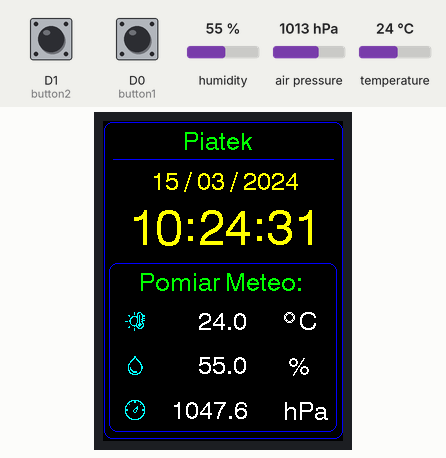
Simulated run of this sketch. Board: ESP8266 (NodeMCU). Parts: 240×320 colour display. The test bench sets the inputs (shaded band); at power-on: D0 (button1) HIGH, D1 (button2) HIGH, humidity 55 %, air pressure 1013 hPa, temperature 24 °C. The local clock reads 2024-03-15 10:24:30 at power-on unless the sketch sets it; what the sketch prints to the serial monitor is not drawn.

Above: at 1.4 s.
1.5 s: D0 (button1) pulled LOW for 0.15 s
At 1.87 s:
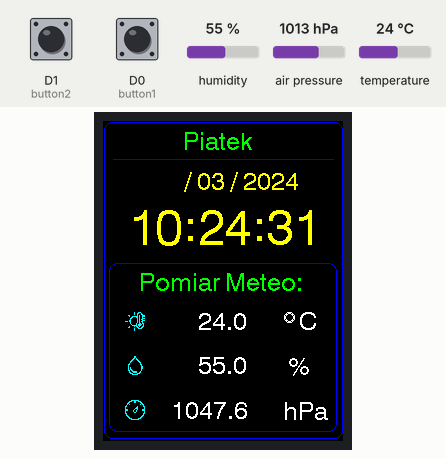
2.2 s: D1 (button2) pulled LOW for 0.15 s
At 2.77 s:
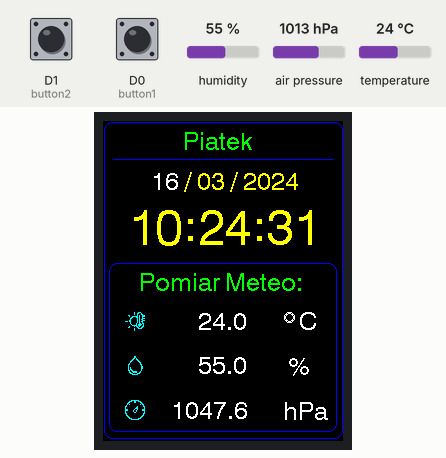
2.9 s: D1 (button2) pulled LOW for 1 s
At 4.28 s:
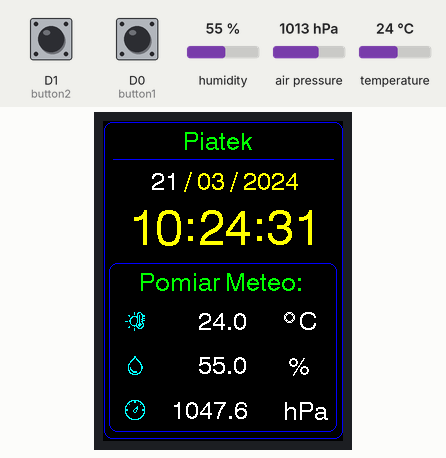
4.5 s: D0 (button1) pulled LOW for 1 s
At 5.68 s:
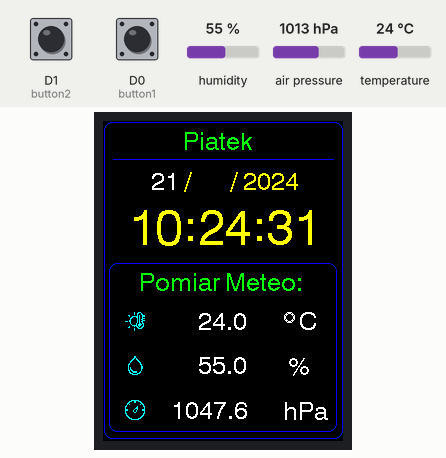
6.1 s: D0 (button1) pulsed LOW 5 times (0.12 s each, 0.3 s apart)
At 7.36 s:
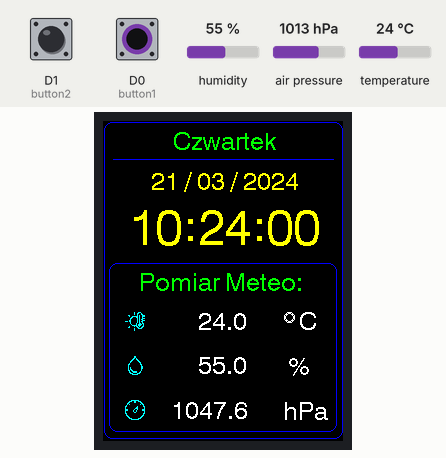
Timing chart, 0 to 9.1 s (numbered marks = the images above; inputs shaded):
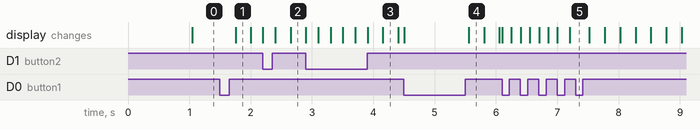

The sketch:

new_ili9341.ino
```cpp
#include <Wire.h>             // Wire library (required for I2C devices)
#include <ESP8266WebServer.h> // ustawienia wifi
#include <TFT_eSPI.h>   // https://github.com/Bodmer/TFT_eSPI
#include "RTClib.h"           // RTC library
#include <Adafruit_BME280.h>   // Adafruit BME280 sensor library
#include  <SPI.h>


TFT_eSPI tft = TFT_eSPI();

// initialize RTC library
RTC_DS3231 rtc;
DateTime   now;

// buttons definition
const int button1 = D0;  // button B1 is connected to NodeMCU D0 (GPIO16)
const int button2 = D1;  // button B2 is connected to NodeMCU D1 (GPIO5)
#define SEALEVELPRESSURE_HPA (1013.25)

#define BME280_I2C_ADDRESS  0x76
// initialize Adafruit BME280 library
Adafruit_BME280  bme280;
float temp, humi, pres;
float elevation = 292.0;  // wysokość npm
boolean sd_ok = 0, sensor_ok = 0;

static const uint8_t temperature[] = {
  0x00, 0x00, 0x00, 0x00, 0x47, 0x00, 0x00, 0x4c, 0x80, 0x00, 0x48, 0xc0, 0x18, 0x0a, 0x70, 0x09,
  0xfa, 0x70, 0x03, 0x1a, 0x40, 0x06, 0x0a, 0x70, 0x04, 0x0a, 0xc0, 0x0c, 0x0a, 0x70, 0xec, 0x0a,
  0xc0, 0x04, 0x0a, 0x40, 0x04, 0x13, 0x60, 0x02, 0x17, 0xa0, 0x01, 0xf7, 0x20, 0x08, 0x5a, 0x60,
  0x18, 0x0c, 0xc0, 0x00, 0x47, 0x80, 0x00, 0x40, 0x00, 0x00, 0x40, 0x00
};

static const uint8_t humidity[] = {
  0x00, 0x00, 0x00, 0x00, 0x60, 0x00, 0x00, 0x60, 0x00, 0x00, 0xd0, 0x00, 0x01, 0x98, 0x00, 0x03,
  0x0c, 0x00, 0x06, 0x06, 0x00, 0x04, 0x03, 0x00, 0x08, 0x01, 0x00, 0x18, 0x01, 0x80, 0x10, 0x00,
  0x80, 0x10, 0x00, 0xc0, 0x14, 0x00, 0xc0, 0x14, 0x00, 0xc0, 0x16, 0x00, 0x80, 0x1b, 0x00, 0x80,
  0x09, 0xf1, 0x00, 0x0c, 0xf3, 0x00, 0x07, 0x0e, 0x00, 0x01, 0xf8, 0x00
};

static const uint8_t epd_bitmap_icon_pressure[] = {
  0x03, 0xfc, 0x00, 0x0e, 0x67, 0x00, 0x18, 0x61, 0x80, 0x30, 0x00, 0xc0, 0x28, 0x01, 0x60, 0x40,
  0x00, 0x20, 0xc0, 0x08, 0x30, 0x80, 0x18, 0x10, 0x80, 0x38, 0x10, 0xe0, 0x48, 0x70, 0xe0, 0x90,
  0x70, 0x80, 0x90, 0x10, 0x80, 0x60, 0x10, 0xc0, 0x00, 0x30, 0x40, 0x00, 0x20, 0x60, 0x00, 0x60,
  0x30, 0x00, 0xc0, 0x18, 0x01, 0x80, 0x0e, 0x07, 0x00, 0x03, 0xfc, 0x00
};

void setup()
{
   WiFi.mode(WIFI_STA); //wylaczenie rozglosu ssid

  pinMode(button1, INPUT_PULLUP);
  pinMode(button2, INPUT_PULLUP);
  rtc.begin();
  //tft.begin();

  tft.init();
  tft.setRotation(0);
  // fill the screen with black color
  tft.fillScreen(ILI9341_BLACK);

  tft.drawLine(10, 38, 230, 38, ILI9341_BLUE);
  tft.drawRoundRect(1, 1, 239, 317, 8, ILI9341_BLUE);//319
  //tft.drawRoundRect(1, 1, 239, 134, 8, ILI9341_BLUE);
  //tft.drawRoundRect(1, 140, 239, 298, 8, ILI9341_BLUE);
  tft.drawRoundRect(6, 142, 228, 169, 8, ILI9341_BLUE); //x y w h //171
  //tft.fillRect(1, 38, tft.width(), 1, ILI9341_BLUE);
 // tft.fillRect(1, 138, tft.width(), 1, ILI9341_BLUE);
  //tft.fillRect(1, 318, tft.width(), 1, ILI9341_BLUE);
  //tft.fillRect(1, 1, tft.width(), 1, ILI9341_BLUE);
  //tft.drawRect(1, 1, 238, 318, ILI9341_BLUE);

  //tft.fillRect(0, 1, 240, 138, ILI9341_BLUE);
  //tft.fillRect(0, 1, tft.width(), 1, ILI9341_WHITE);

  tft.drawBitmap(22,190,temperature,20,20,ILI9341_CYAN);
  tft.drawBitmap(22,234,humidity,20,20,ILI9341_CYAN);
  tft.drawBitmap(22,279,epd_bitmap_icon_pressure,20,20,ILI9341_CYAN);

  tft.setTextWrap(false);                        // turn off text wrap option
  tft.setTextColor(ILI9341_GREEN, ILI9341_BLACK);
  tft.setCursor(36, 151, 4);
  tft.print("Pomiar Meteo:");
  // print degree symbol °C
  tft.drawCircle(186, 196, 4, ILI9341_WHITE);
  tft.drawCircle(186, 196, 5, ILI9341_WHITE);
  tft.setCursor(196, 190, 4); //186
  tft.setTextColor(ILI9341_WHITE, ILI9341_BLACK);
  tft.print("C  ");
  // print symbol %
  tft.setTextColor(ILI9341_WHITE, ILI9341_BLACK);
  tft.setCursor(180, 235, 4);//170, 235
  tft.print(" %");
  // print symbol hPa
  tft.setTextColor(ILI9341_WHITE, ILI9341_BLACK);
  tft.setCursor(180, 280, 4);
  tft.print("hPa");

  Wire.begin(D3, D2);  // set I2C pins [SDA = D3, SCL = D2], default clock is 100kHz ; initialize the BME280 sensor

   // initialize the BME280 sensor
  Serial.print("\r\nInitializing BME280 sensor...");
  if( bme280.begin(BME280_I2C_ADDRESS) )
  {
     Serial.println("done.");
     sensor_ok = true;
  }
  else
  {  // connection error or device address wrong!
    tft.setTextColor(ILI9341_WHITE, ILI9341_BLACK);   // set text color to white and black background
    tft.setCursor(40, 210);    // move cursor to position (3, 88) pixel
    tft.print("Blad");
    tft.setCursor(40, 254);  // move cursor to position (63, 126) pixel
    tft.print("Polaczenia");


    // ----- Uzyskaj dane z czujnika BME280 i wyświetl zmierzone wartości na TFT -----
  temp = bme280.readTemperature();  // get temperature in °C
  humi = bme280.readHumidity();     // get humidity in %
  pres = bme280.readPressure() / pow(2.718281828, -(elevation / ((273.15 + bme280.readTemperature()) * 29.263))) / 100.0F; // get pressure in Pa

  }
}


// main loop
void loop()
{
   now = rtc.now();  // read current time and date from the RTC chip
   RTC_display();   // display time & date

  if( !digitalRead(button1) )  // if B1 is pressed
  if( debounce() )             // call debounce function (make sure B1 is pressed)
  {
    while( debounce() );  // call debounce function (wait for B1 to be released)

    byte day    = edit( now.day() );          // edit date
    byte month  = edit( now.month() );        // edit month
    byte year   = edit( now.year() - 2000 );  // edit year
    byte hour   = edit( now.hour() );         // edit hours
    byte minute = edit( now.minute() );       // edit minutes

    // write time & date data to the RTC chip
    rtc.adjust(DateTime(2000 + year, month, day, hour, minute, 0));

    while(debounce());  // call debounce function (wait for button B1 to be released)
  }

  static byte p_second;
  if( p_second != now.second() )//second
  {   // read & print sensor data every 1 second


    p_second = now.second();
    if( sensor_ok )
    {
  // read temperature and pressure from the BME280 sensor
  temp = bme280.readTemperature();  // get temperature in °C
  humi = bme280.readHumidity();     // get humidity in %
  pres = bme280.readPressure() / pow(2.718281828, -(elevation / ((273.15 + bme280.readTemperature()) * 29.263))) / 100.0F; // get pressure in Pa

    // 1: print temperature (in °C)
  tft.setTextColor(ILI9341_WHITE, ILI9341_BLACK);
  tft.setCursor(95, 190, 4);//43,190
  tft.print(temp, 1);


  // 2: print humidity
   tft.setTextColor(ILI9341_WHITE, ILI9341_BLACK);
   tft.setCursor(95, 234, 4);
   tft.print( humi,1 );


  // 3: print pressure (in hPa)
  tft.fillRect(60, 279, 81, 22, ILI9341_BLACK);   //X65, 279, X105, 22
  tft.fillRect(104, 279, 65, 22, ILI9341_BLACK);
  tft.setTextColor(ILI9341_WHITE, ILI9341_BLACK);
  if (pres < 1000) {
  tft.setCursor(80, 279, 4);
  } else {
  tft.setCursor(68, 279, 4);
  }
  tft.print(pres, 1);
 }

    if(sensor_ok) {
  }
    else
      Serial.println("  Error ");
   }
   //delay(100);   // wait 100ms
}
//////////////////////////////////////// RTC functions ////////////////////////////////////////
void RTC_display()
{

char dow_matrix[7][20] = {"Niedziela", "Poniedzialek", "Wtorek", "Sroda", "Czwartek", "Piatek", "Sobota"};
byte x_pos[7] = {65, 55, 80, 85, 70, 80, 80};
  static byte previous_dow = 8;

// print day of the week
if( previous_dow != now.dayOfTheWeek() )
{
    previous_dow = now.dayOfTheWeek();
    tft.fillRect(10, 8, 220, 30, ILI9341_BLACK); // draw rectangle (erase day from the display)
    tft.setCursor(x_pos[previous_dow], 10, 4);

    // Set text color based on the day of the week
    if (previous_dow == 0) { // Sunday
        tft.setTextColor(ILI9341_RED, ILI9341_BLACK); // Red text for Sunday
    } else if (previous_dow == 6) { // Saturday
        tft.setTextColor(ILI9341_CYAN, ILI9341_BLACK); // Cyan text for Saturday
    } else {
        tft.setTextColor(ILI9341_GREEN, ILI9341_BLACK); // Green text for other days
    }

    tft.print(dow_matrix[now.dayOfTheWeek()]);
}

// print date
  tft.setCursor(48, 50, 4); //
  tft.setTextColor(ILI9341_YELLOW, ILI9341_BLACK);
  tft.printf("%02u / %02u / %04u", now.day()%100, now.month()%100, now.year());
  // print time
  tft.setCursor(26, 88, 6);
  tft.setTextColor(ILI9341_YELLOW, ILI9341_BLACK);
  tft.printf("%02u:%02u:%02u", now.hour()%100, now.minute()%100, now.second()%100);
}
byte edit(byte parameter)
{
  static byte i = 0, y_pos,
              x_pos[5] = {48, 95, 168, 27, 96}; //35, 102
              byte font_number;
              byte  x_fill_rect;
              byte  y_fill_rect;

  if(i < 3) {
    tft.setTextColor(ILI9341_WHITE, ILI9341_BLACK);
    font_number = 4;
    x_fill_rect = 28;
    y_fill_rect = 28;
    y_pos = 50;
  }
  else {
    tft.setTextColor(ILI9341_WHITE, ILI9341_BLACK);
    font_number = 6;
    x_fill_rect = 55;  // to trzeba zwiększyć
    y_fill_rect = 51; // to trzeba zwiększyć
    y_pos = 87; //93
   }

  while( debounce() );  // call debounce function (wait for B1 to be released)

  while(true) {
    while( !digitalRead(button2) ) {  // while B2 is pressed
      parameter++;
      if(i == 0 && parameter > 31)    // if day > 31 ==> day = 1
        parameter = 1;
      if(i == 1 && parameter > 12)    // if month > 12 ==> month = 1
        parameter = 1;
      if(i == 2 && parameter > 99)    // if year > 99 ==> year = 0
        parameter = 0;
      if(i == 3 && parameter > 23)    // if hours > 23 ==> hours = 0
        parameter = 0;
      if(i == 4 && parameter > 59)    // if minutes > 59 ==> minutes = 0
        parameter = 0;

      tft.setCursor(x_pos[i], y_pos,font_number);
      tft.printf("%02u", parameter);
      delay(200);       // wait 200 ms
    }

    tft.fillRect(x_pos[i], y_pos, x_fill_rect ,  y_fill_rect , ILI9341_BLACK);//28, 28
    unsigned long previous_m = millis();
    while( (millis() - previous_m < 250) && digitalRead(button1) && digitalRead(button2)) ;
    tft.setCursor(x_pos[i], y_pos, font_number); //,4


    tft.printf("%02u", parameter);
    previous_m = millis();
    while( (millis() - previous_m < 250) && digitalRead(button1) && digitalRead(button2)) ;

    if(!digitalRead(button1))
    {                     // if button B1 is pressed
      i = (i + 1) % 5;    // increment 'i' for the next parameter
      return parameter;   // return parameter value and exit
    }
  }
}

// a small function for button1 (B1) debounce
bool debounce ()
{
  byte count = 0;
  for(byte i = 0; i < 5; i++)
  {
    if ( !digitalRead(button1) )
      count++;
    delay(10);
  }

  if(count > 2)  return 1;
  else           return 0;
}
// end of code.
```

Measured:
- after the input at 1.5 s, the display: changes after 0.25 s (image 1)
- after the input at 2.2 s, the display: changes at once (image 2)
- after the input at 2.9 s, the display: first changes at once (image 3 shows a later state)
